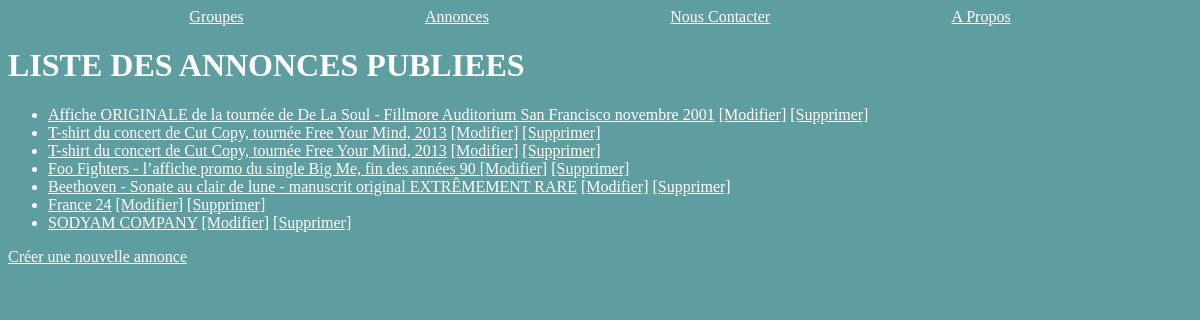
/listings/, run on the app's committed database.
### listings/models.py (models this page shows, shortened)
class Annonce(models.Model):
    title=models.fields.CharField(max_length=100)
    description=models.fields.CharField(max_length=1000)
    sold=models.fields.BooleanField(default=False)
    year=models.fields.IntegerField(null=True,blank=True)
    typeA=models.fields.CharField(max_length=50)
    class Type(models.TextChoices):
        disques='Records'
        vetements='Clothing'
        affiches='Posters'
        divers='Miscellaneous'
    typeA=models.fields.CharField(choices=Type.choices,max_length=50)
    band=models.ForeignKey(Band,null=True,on_delete=models.SET_NULL)

### listings/views.py (the view)
# urls.py: path('listings/',views.annonce_list, name='annonce-list'),
def annonce_list(request):
    annonces=Annonce.objects.all()
    return render(request,'listings/annonce_list.html',
    {'listings':annonces})

### listings/templates/listings/annonce_list.html
{% extends 'listings/base.html' %}
{% block content %}
    <h1>LISTE DES ANNONCES PUBLIEES </h1>
    <ul>
    {%for list in listings %}
    <li> <a href="{% url 'annonce-detail' list.id %}">{{list.title}}</a>
    <a href="{% url 'annonce-update' list.id %}">[Modifier]</a>
    <a href="{% url 'annonce-delete' list.id %}">[Supprimer]</a>
    </li>
    {% endfor %}
</ul>
<a href="{% url 'annonce-create' %}"> Créer une nouvelle annonce </a>
{% endblock %}

### listings/templates/listings/base.html (shortened to what this page needs)
<DOCTYPE html>
    {% load static %}
<html lang="en">
<head>
    <link rel="stylesheet" href="{% static 'listings/style.css' %}">
</head>
<body>
    <nav>
        <a href="{% url  'band-list' %}">Groupes</a>
        <a href="{% url  'annonce-list' %}">Annonces</a>
        <a href="{% url  'contact' %}">Nous Contacter</a>
        <a href="{% url  'about' %}">A Propos</a>
   </nav>
    {% block content %}{% endblock %}
</body>
</html>

### listings/static/listings/style.css (style rules this page uses)
* { background-color:cadetblue; color: white; }
nav { display: flex; justify-content:space-evenly; align-items: center; }

### data on the page
Annonce: title "Affiche ORIGINALE de la tournée de De La Soul - Fillmore Auditorium San Francisco novembre 2001"
Annonce: title "T-shirt du concert de Cut Copy, tournée Free Your Mind, 2013"
Annonce: title "T-shirt du concert de Cut Copy, tournée Free Your Mind, 2013"
Annonce: title "Foo Fighters - l’affiche promo du single Big Me, fin des années 90"
Annonce: title "Beethoven - Sonate au clair de lune - manuscrit original EXTRÊMEMENT RARE"
Annonce: title "France 24"
Annonce: title "SODYAM COMPANY"
